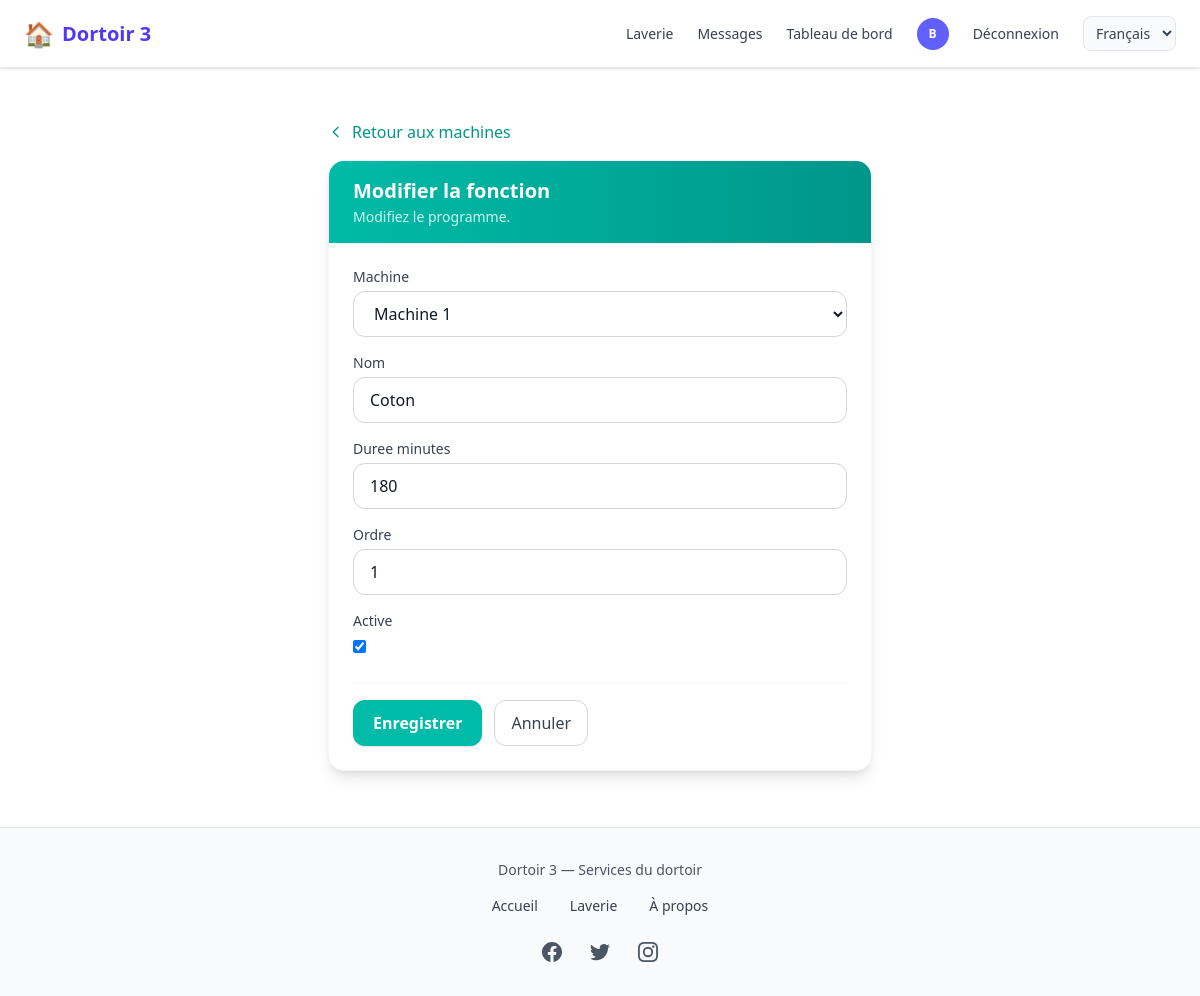
/laverie/agent/fonctions/1/ (signed in), run on the app's committed database.
### comptes/models.py (models this page shows, shortened)
class CustomUser(AbstractUser):
    USER_TYPES = (
        ('ADMIN', 'Administrateur'),
        ('client', 'Client'),
        ('vendeur', 'Vendeur'),
        ('coursier', 'Coursier'),
    )
    user_type = models.CharField(max_length=22, choices=USER_TYPES, default="client")
    email = models.EmailField('Adresse email', unique=True,max_length=50)
    telephone = models.CharField(max_length=20, unique=True, blank=True)
    photo = models.ImageField(upload_to=user_photo_upload_to, null=True, blank=True)
    is_premium = models.BooleanField(default=False)
    GENRE = (('masculin', 'Masculin'), ('feminin', 'Féminin'))
    genre = models.CharField(max_length=22, choices=GENRE, null=True, blank=True)
    date_inscription = models.DateField(auto_now_add=True)
    latitude = models.DecimalField(max_digits=9, decimal_places=6, blank=True, null=True)
    longitude = models.DecimalField(max_digits=9, decimal_places=6, blank=True, null=True)
    last_activity = models.DateTimeField(null=True, blank=True, verbose_name="Dernière activité")
    REQUIRED_FIELDS = ['email', 'user_type']

### laverie/models.py (models this page shows, shortened)
class FonctionMachine(models.Model):
    machine = models.ForeignKey(Machine, on_delete=models.CASCADE, related_name='fonctions')
    nom = models.CharField(max_length=80, help_text="Ex: Coton, Jeans, Délicat")
    duree_minutes = models.PositiveIntegerField(help_text="Durée du cycle en minutes")
    ordre = models.PositiveSmallIntegerField(default=0)
    active = models.BooleanField(default=True)
    class Meta:
        ordering = ['machine', 'ordre', 'nom']
        unique_together = [['machine', 'nom']]

### laverie/views.py (the view)
# urls.py: path('agent/fonctions/<int:pk>/', views.agent_fonction_modifier, name='agent_fonction_modifier'),
@login_required
def agent_fonction_modifier(request, pk):
    if not is_agent(request.user):
        messages.error(request, 'Accès réservé aux agents.')
        return redirect('laverie:accueil')
    fonction = get_object_or_404(FonctionMachine, pk=pk)
    form = FonctionMachineForm(request.POST or None, instance=fonction)
    if request.method == 'POST' and form.is_valid():
        form.save()
        messages.success(request, 'Fonction mise à jour.')
        return redirect('laverie:agent_machines')
    return render(request, 'laverie/agent/fonction_form.html', {'form': form, 'fonction': fonction})

### laverie/forms.py
class FonctionMachineForm(forms.ModelForm):
    class Meta:
        model = FonctionMachine
        fields = ('machine', 'nom', 'duree_minutes', 'ordre', 'active')
        widgets = {
            'machine': forms.Select(attrs={'class': 'w-full px-4 py-2.5 border border-gray-300 rounded-xl focus:ring-2 focus:ring-teal-500 focus:border-teal-500'}),
            'nom': forms.TextInput(attrs={'class': 'w-full px-4 py-2.5 border border-gray-300 rounded-xl focus:ring-2 focus:ring-teal-500 focus:border-teal-500', 'placeholder': 'Ex: Coton, Jeans'}),
            'duree_minutes': forms.NumberInput(attrs={'class': 'w-full px-4 py-2.5 border border-gray-300 rounded-xl focus:ring-2 focus:ring-teal-500 focus:border-teal-500', 'min': 1}),
            'ordre': forms.NumberInput(attrs={'class': 'w-full px-4 py-2.5 border border-gray-300 rounded-xl focus:ring-2 focus:ring-teal-500 focus:border-teal-500', 'min': 0}),
            'active': forms.CheckboxInput(attrs={'class': 'rounded border-gray-300 text-teal-600 focus:ring-teal-500'}),
        }

### comptes/context_processors.py (called while the page is built)
def notifications_context(request):
    context = {
        'pending_orders_count': 0,
        'packaged_orders_count': 0,
        'unread_messages_count': 0,
    }
    if request.user.is_authenticated:
        from chat.models import Message, Conversation
        conversations = Conversation.objects.filter(
            Q(participant1=request.user) | Q(participant2=request.user)
        )
        context['unread_messages_count'] = Message.objects.filter(
            Q(conversation__in=conversations) & ~Q(sender=request.user),
            lu=False
        ).count()
    return context

### laverie/models.py (called while the page is built)
    def __str__(self):
        return self.nom

    @classmethod
    def marquer_tickets_termines(cls):
        from django.utils import timezone
        now = timezone.now()
        return cls.objects.filter(
            statut__in=('reserve', 'en_cours'),
            fin__lt=now,
        ).update(statut='termine')

    @classmethod
    def marquer_tickets_en_cours(cls):
        from django.utils import timezone
        now = timezone.now()
        return cls.objects.filter(
            statut='reserve',
            debut__lte=now,
            fin__gte=now,
        ).update(statut='en_cours')

### laverie/views.py (called while the page is built)
def is_agent(user):
    return user.is_authenticated and user.user_type == 'ADMIN'

### templates/laverie/agent/fonction_form.html (shortened to what this page needs)
{% extends 'home.html' %}
{% load static %}
{% block contenu %}
<div class="max-w-xl mx-auto py-4 sm:py-6 px-3 sm:px-4">
    <a href="{% url 'laverie:agent_machines' %}" class="inline-flex items-center gap-2 text-teal-600 hover:text-teal-700 font-medium mb-4">
        <svg class="w-4 h-4" fill="none" stroke="currentColor" viewBox="0 0 24 24"><path stroke-linecap="round" stroke-linejoin="round" stroke-width="2" d="M15 19l-7-7 7-7"/></svg>
        Retour aux machines
    </a>
    <div class="bg-white rounded-2xl shadow-lg border border-gray-100 overflow-hidden">
        <div class="bg-gradient-to-r from-teal-500 to-teal-600 px-6 py-4">
            <h1 class="text-xl font-bold text-white">{% if fonction %}Modifier la fonction{% else %}Nouvelle fonction (programme){% endif %}</h1>
            <p class="text-teal-100 text-sm mt-0.5">{% if fonction %}Modifiez le programme.{% else %}Choisissez la machine, le nom du programme et la durée.{% endif %}</p>
        </div>
        <form method="post" class="p-6">
            {% for field in form %}
            <div class="mb-4">
                <label for="{{ field.id_for_label }}" class="block text-sm font-medium text-gray-700 mb-1">{{ field.label }}</label>
                {{ field }}
            </div>
            {% endfor %}
            <div class="flex gap-3 mt-6 pt-4 border-t border-gray-100">
                <button type="submit" class="bg-teal-500 hover:bg-teal-600 text-white font-semibold py-2.5 px-5 rounded-xl transition shadow">Enregistrer</button>
                <a href="{% url 'laverie:agent_machines' %}" class="py-2.5 px-4 border border-gray-300 rounded-xl text-gray-700 hover:bg-gray-50 font-medium">Annuler</a>
            </div>
        </form>
    </div>
</div>
{% endblock %}

### templates/nav_footer/nav.html (shortened to what this page needs)
{% load static %}
{% load i18n %}
<nav class="hidden md:flex fixed top-0 left-0 w-full z-50 bg-white border-b border-gray-200 shadow-sm">
  <div class="flex items-center justify-between w-full max-w-7xl mx-auto px-6 py-4">
    <a href="{% url 'home' %}"
       class="flex items-center space-x-2 text-indigo-600 text-xl font-semibold hover:opacity-90 transition">
      <span class="text-2xl">🏠</span>
      <span>{% trans "Dortoir 3" %}</span>
    </a>
    <div class="flex items-center space-x-6 text-sm font-medium">
      <a href="{% url 'laverie:accueil' %}"
         class="text-gray-700 hover:text-indigo-500 transition">
        {% trans "Laverie" %}
      </a>
      {% if user.is_authenticated %}
        <a href="{% url 'chat:mes_conversations' %}"
           class="relative text-gray-700 hover:text-indigo-500 transition">
          {% trans "Messages" %}
        </a>
        {% if user.user_type == 'ADMIN' %}
          <a href="{% url 'dashboard' %}"
             class="text-gray-700 hover:text-indigo-500 transition">
            {% trans "Dashboard" %}
          </a>
        {% endif %}
        <a href="{% url 'profile' %}" class="flex items-center">
          {% if user.photo %}
            <img src="{{ user.photo.url }}"
                 class="w-8 h-8 rounded-full object-cover border">
          {% else %}
            <div class="w-8 h-8 rounded-full bg-indigo-500 flex items-center justify-center text-white text-xs font-bold">
              {{ user.first_name|first|default:user.email|first|upper }}
            </div>
          {% endif %}
        </a>
        <a href="{% url 'logout' %}"
           class="text-gray-700 hover:text-red-500 transition">
          {% trans "Log out" %}
        </a>
      {% else %}
        <a href="{% url 'login' %}"
           class="text-gray-700 hover:text-indigo-500 transition">
          {% trans "Log in" %}
        </a>
      {% endif %}
      <form action="{% url 'set_language' %}" method="post" class="inline" id="lang-form-desktop">
        <select name="language" onchange="this.form.submit()" class="text-sm border border-gray-200 rounded-lg px-2 py-1.5 bg-gray-50 text-gray-700 cursor-pointer">
          {% get_current_language as CURRENT_LANG %}
          {% for code, name in LANGUAGES %}
          <option value="{{ code }}" {% if code == CURRENT_LANG %}selected{% endif %}>{{ name }}</option>
          {% endfor %}
        </select>
      </form>
    </div>
  </div>
</nav>
            {% get_current_language as CURRENT_LANG %}

### data on the page
CustomUser: first_name|first "B"
FonctionMachine: form "Machine 1" "Coton" "180" "1" "☑"

### other printed values
{{ field.label }} "Machine" "Nom" "Duree minutes" "Ordre" "Active"
form field language "Français"
